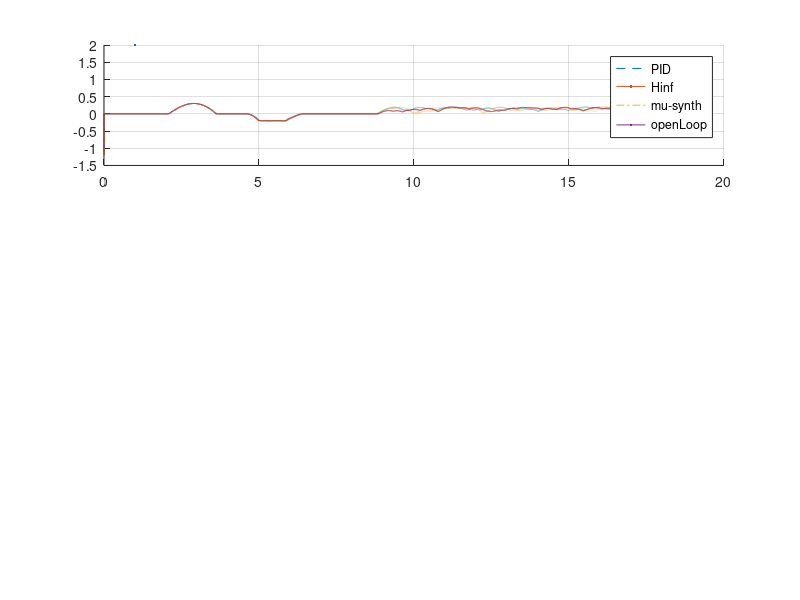

Write the MATLAB code that produced this figure. (Note: this script raises an error after producing the figure.)
%%
% load('nominal_slow.mat', 'results');
load('worstCase_slow.mat', 'results');

%%
figure;
subplot(3,1,1);

hold on;
plot(results.pid_time, results.pid(:,1)-1.2,  "LineStyle","--", LineWidth=2);
plot(results.hinf_time, results.hinf(:,1)-1.2,  "LineStyle","-.", LineWidth=2);
plot(results.mu_time, results.mu(:,1)-1.2,  "LineStyle",":", LineWidth=2);
plot(results.ol_time, results.ol(:,1)-1.2, "LineStyle","-", LineWidth=2);

grid on;
legend("PID", "Hinf", "mu-synth", "openLoop")
fontsize(14, 'points');
% title("Nomianl Model Wheel Vertical Displacement")
title("WorstCase Model Wheel Vertical Displacement")
xlabel("Time, s");
ylabel("Displacement, m");
xlim([2,17]);

subplot(3,1,2);

plot(results.pid_time, results.pid(:,2),  "LineStyle","--", LineWidth=2);
hold on;
plot(results.hinf_time, results.hinf(:,2),  "LineStyle","-.", LineWidth=2);
plot(results.mu_time, results.mu(:,2),  "LineStyle",":", LineWidth=2);
plot(results.ol_time, results.ol(:,2)-0.2, "LineStyle","-", LineWidth=2);
grid on;
% legend("PID", "Hinf", "mu-synth", "OL")
fontsize(14, 'points');
title("WorstCase Model Body Vertical Displacement")
% title("Nomianl Model Body Vertical Displacement")
xlabel("Time, s");
ylabel("Displacement, m");
xlim([2,17]);

subplot(3,1,3);

plot(results.pid_time, results.pid(:,3)+10,  "LineStyle","--", LineWidth=2);
hold on;
plot(results.hinf_time, results.hinf(:,3)+10,  "LineStyle","-.", LineWidth=2);
plot(results.mu_time, results.mu(:,3)+10,  "LineStyle",":", LineWidth=2);
grid on;
% legend("PID", "Hinf", "mu-synth")
fontsize(14, 'points');
title("WorstCase Model Controller Out")
% title("Nomianl Wheel Controller Out")
xlabel("Time, s");
ylabel("Force, N");
xlim([2,17]);

%%
metrics = struct();
ce.pid = trapz(results.pid_time, (results.pid(:, 3)+20).^2);
ce.hinf = trapz(results.hinf_time, (results.hinf(:, 3)+20).^2);
ce.mu = trapz(results.mu_time, (results.mu(:, 3)+20).^2);

iae.pid = sum(abs(results.pid(:,2)));
iae.hinf = sum(abs(results.hinf(:,2)));
iae.mu = sum(abs(results.mu(:,2)));
